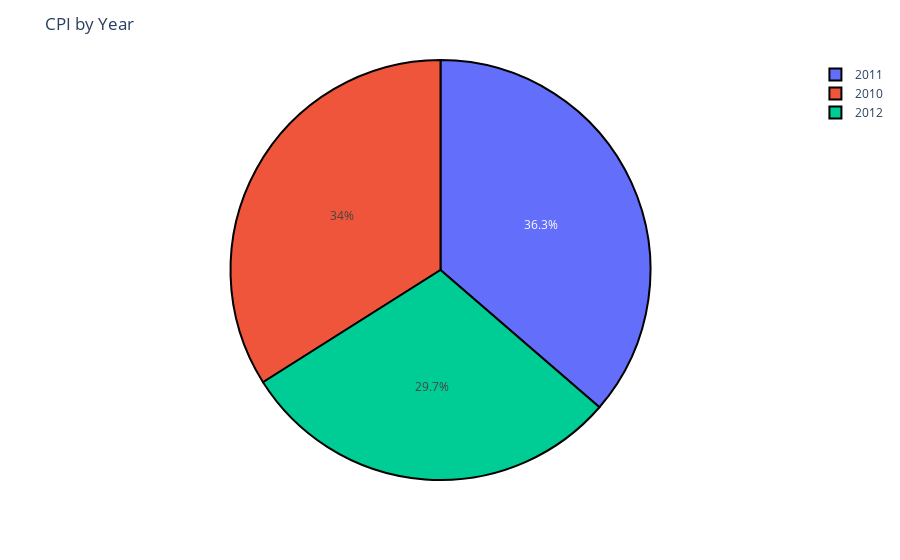

The code cell stored with this chart in its notebook:
### Code cell
ig = px.pie(df, values=df['CPI'], names=df['Year'], hover_data= ['Year'])
fig.update_traces(marker=dict( line=dict(color='#000000', width=2)))


fig.update_layout(
    title='CPI by Year')

### Figure 1 — Plotly figure (JSON) as saved in the notebook; plotly's stock layout.template omitted (floating-point values rounded to 4 significant figures; data arrays with more than 128 entries replaced by an {"elided": "..."} marker saying what was removed)
{"data": [{"customdata": {"elided": "6435x1 float values"}, "domain": {"x": [0, 1], "y": [0, 1]}, "hovertemplate": "Year=%{label}<br>Weekly_Sales=%{customdata[0]}<extra></extra>", "labels": {"elided": "6435 int values"}, "legendgroup": "", "marker": {"line": {"color": "#000000", "width": 2}}, "name": "", "showlegend": true, "type": "pie", "values": {"elided": "6435 float values"}}], "layout": {"legend": {"tracegroupgap": 0}, "margin": {"t": 60}, "title": {"text": "CPI by Year"}, "xaxis": {"title": {"text": "Year"}}, "yaxis": {"title": {"text": "Weekly Sales"}}}}
